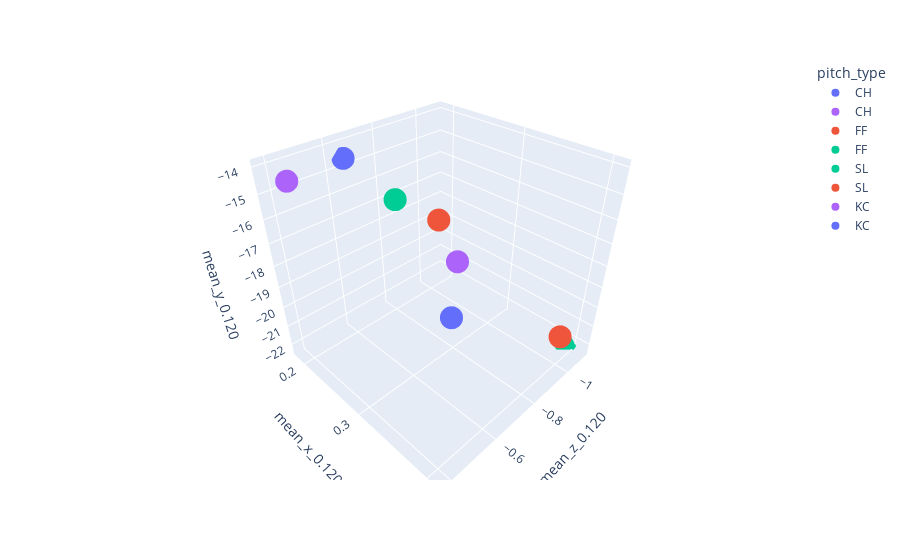

Here is the notebook cell this chart was saved with:
### Code cell
decision_time_fig = px.scatter_3d(ball_pos_lf
                                  .filter(pl.col("pitch_type").is_in(["FF", "KC", "SL", "CH"]))
                                  .select("pitch_type", "x_0.120", "y_0.120", "z_0.120")
                                  .group_by("pitch_type")
                                  .agg(
                                      pl.col("x_0.120").mean().alias("mean_x_0.120"),
                                      pl.col("y_0.120").mean().alias("mean_y_0.120"),
                                      pl.col("z_0.120").mean().alias("mean_z_0.120")
                                )
                                .collect(),
                                y="mean_x_0.120",
                                z="mean_y_0.120",
                                x="mean_z_0.120",
                                color="pitch_type")

commit_time_fig = px.scatter_3d(ball_pos_lf
                                  .filter(pl.col("pitch_type").is_in(["FF", "KC", "SL", "CH"]))
                                  .select("pitch_type", "x_0.167", "y_0.167", "z_0.167")
                                  .group_by("pitch_type")
                                  .agg(
                                      pl.col("x_0.167").mean().alias("mean_x_0.167"),
                                      pl.col("y_0.167").mean().alias("mean_y_0.167"),
                                      pl.col("z_0.167").mean().alias("mean_z_0.167")
                                      )
                                    .collect(),
                                y="mean_x_0.167",
                                z="mean_y_0.167",
                                x="mean_z_0.167",
                                color="pitch_type")

decision_time_fig.add_traces(commit_time_fig.data)
decision_time_fig.show()

### Figure 1 — Plotly figure (JSON) as saved in the notebook; plotly's stock layout.template omitted (floating-point values rounded to 4 significant figures)
{"data": [{"hovertemplate": "pitch_type=CH<br>mean_z_0.120=%{x}<br>mean_x_0.120=%{y}<br>mean_y_0.120=%{z}<extra></extra>", "legendgroup": "CH", "marker": {"color": "#636efa", "symbol": "circle"}, "mode": "markers", "name": "CH", "scene": "scene", "showlegend": true, "type": "scatter3d", "x": [-0.6539], "y": [0.1858], "z": [-14.62]}, {"hovertemplate": "pitch_type=FF<br>mean_z_0.120=%{x}<br>mean_x_0.120=%{y}<br>mean_y_0.120=%{z}<extra></extra>", "legendgroup": "FF", "marker": {"color": "#EF553B", "symbol": "circle"}, "mode": "markers", "name": "FF", "scene": "scene", "showlegend": true, "type": "scatter3d", "x": [-0.7514], "y": [0.2917], "z": [-16.13]}, {"hovertemplate": "pitch_type=SL<br>mean_z_0.120=%{x}<br>mean_x_0.120=%{y}<br>mean_y_0.120=%{z}<extra></extra>", "legendgroup": "SL", "marker": {"color": "#00cc96", "symbol": "circle"}, "mode": "markers", "name": "SL", "scene": "scene", "showlegend": true, "type": "scatter3d", "x": [-0.5886], "y": [0.289], "z": [-14.67]}, {"hovertemplate": "pitch_type=KC<br>mean_z_0.120=%{x}<br>mean_x_0.120=%{y}<br>mean_y_0.120=%{z}<extra></extra>", "legendgroup": "KC", "marker": {"color": "#ab63fa", "symbol": "circle"}, "mode": "markers", "name": "KC", "scene": "scene", "showlegend": true, "type": "scatter3d", "x": [-0.3792], "y": [0.226], "z": [-14.0]}, {"hovertemplate": "pitch_type=KC<br>mean_z_0.167=%{x}<br>mean_x_0.167=%{y}<br>mean_y_0.167=%{z}<extra></extra>", "legendgroup": "KC", "marker": {"color": "#636efa", "symbol": "circle"}, "mode": "markers", "name": "KC", "scene": "scene", "showlegend": true, "type": "scatter3d", "x": [-0.684], "y": [0.3304], "z": [-19.39]}, {"hovertemplate": "pitch_type=SL<br>mean_z_0.167=%{x}<br>mean_x_0.167=%{y}<br>mean_y_0.167=%{z}<extra></extra>", "legendgroup": "SL", "marker": {"color": "#EF553B", "symbol": "circle"}, "mode": "markers", "name": "SL", "scene": "scene", "showlegend": true, "type": "scatter3d", "x": [-0.9369], "y": [0.4098], "z": [-20.32]}, {"hovertemplate": "pitch_type=FF<br>mean_z_0.167=%{x}<br>mean_x_0.167=%{y}<br>mean_y_0.167=%{z}<extra></extra>", "legendgroup": "FF", "marker": {"color": "#00cc96", "symbol": "circle"}, "mode": "markers", "name": "FF", "scene": "scene", "showlegend": true, "type": "scatter3d", "x": [-1.103], "y": [0.3906], "z": [-22.34]}, {"hovertemplate": "pitch_type=CH<br>mean_z_0.167=%{x}<br>mean_x_0.167=%{y}<br>mean_y_0.167=%{z}<extra></extra>", "legendgroup": "CH", "marker": {"color": "#ab63fa", "symbol": "circle"}, "mode": "markers", "name": "CH", "scene": "scene", "showlegend": true, "type": "scatter3d", "x": [-1.011], "y": [0.2433], "z": [-20.26]}], "layout": {"legend": {"title": {"text": "pitch_type"}, "tracegroupgap": 0}, "margin": {"t": 60}, "scene": {"domain": {"x": [0, 1], "y": [0, 1]}, "xaxis": {"title": {"text": "mean_z_0.120"}}, "yaxis": {"title": {"text": "mean_x_0.120"}}, "zaxis": {"title": {"text": "mean_y_0.120"}}}}}
